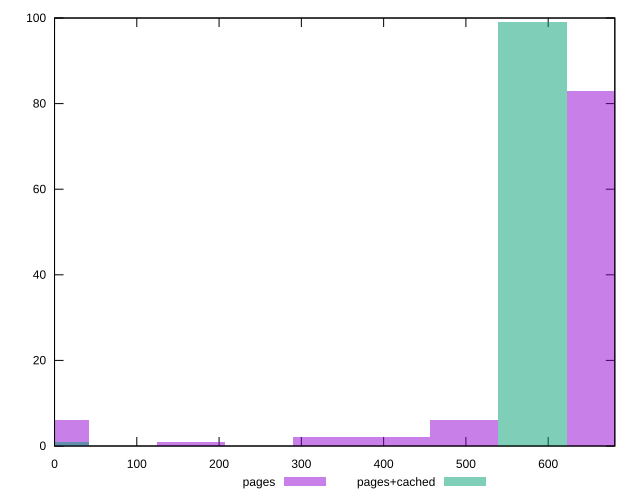

Recreate this plot in gnuplot.
reset

$pages <<EOF
0 6
663.763333081282 83
331.881666540641 2
414.8520831758012 2
497.8224998109615 6
165.9408332703205 1
EOF

$pagesCached <<EOF
0 1
580.7929164461217 99
EOF

set key outside below
set boxwidth 82.97041663516025
set xrange [0:681]
set yrange [0:100]
set trange [0:100]
set style fill transparent solid 0.5 noborder
set terminal svg size 640, 500 enhanced background rgb 'white'
set output "reprap/uses-rel-preload/comparison/histogram/1_vs_2.svg"

plot $pages title "pages" with boxes, \
     $pagesCached title "pages+cached" with boxes

reset
